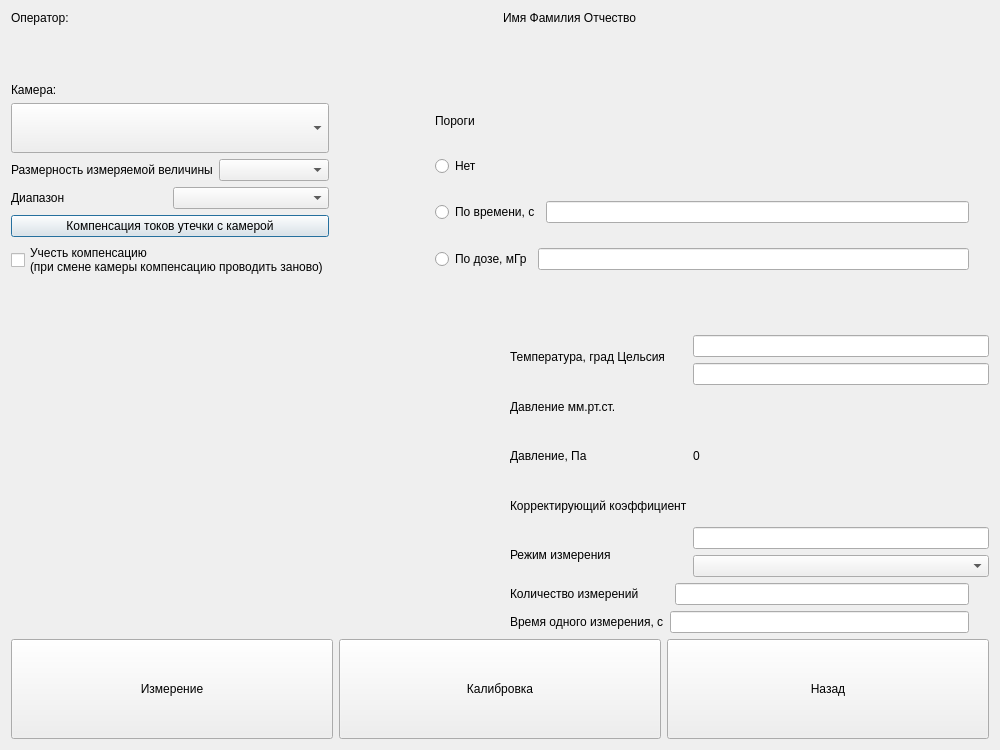
<?xml version="1.0" encoding="UTF-8"?>
<ui version="4.0">
 <class>Beta_measuring</class>
 <widget class="QDialog" name="Beta_measuring">
  <property name="geometry">
   <rect>
    <x>0</x>
    <y>0</y>
    <width>1000</width>
    <height>750</height>
   </rect>
  </property>
  <property name="sizePolicy">
   <sizepolicy hsizetype="Preferred" vsizetype="Maximum">
    <horstretch>0</horstretch>
    <verstretch>0</verstretch>
   </sizepolicy>
  </property>
  <property name="maximumSize">
   <size>
    <width>16777215</width>
    <height>800</height>
   </size>
  </property>
  <property name="windowTitle">
   <string>Dialog</string>
  </property>
  <layout class="QVBoxLayout" name="verticalLayout_9">
   <item>
    <layout class="QHBoxLayout" name="horizontalLayout_3">
     <item>
      <widget class="QLabel" name="label_8">
       <property name="text">
        <string>Оператор:</string>
       </property>
      </widget>
     </item>
     <item>
      <widget class="QLabel" name="label_9">
       <property name="text">
        <string>Имя Фамилия Отчество</string>
       </property>
      </widget>
     </item>
    </layout>
   </item>
   <item>
    <layout class="QHBoxLayout" name="horizontalLayout_14">
     <item>
      <layout class="QVBoxLayout" name="verticalLayout_6">
       <item>
        <spacer name="verticalSpacer_3">
         <property name="orientation">
          <enum>Qt::Vertical</enum>
         </property>
         <property name="sizeType">
          <enum>QSizePolicy::Expanding</enum>
         </property>
         <property name="sizeHint" stdset="0">
          <size>
           <width>20</width>
           <height>40</height>
          </size>
         </property>
        </spacer>
       </item>
       <item>
        <widget class="QLabel" name="label">
         <property name="text">
          <string>Камера:</string>
         </property>
        </widget>
       </item>
       <item>
        <widget class="QComboBox" name="comboBox">
         <property name="sizePolicy">
          <sizepolicy hsizetype="Minimum" vsizetype="Minimum">
           <horstretch>0</horstretch>
           <verstretch>0</verstretch>
          </sizepolicy>
         </property>
         <property name="minimumSize">
          <size>
           <width>200</width>
           <height>50</height>
          </size>
         </property>
        </widget>
       </item>
       <item>
        <layout class="QHBoxLayout" name="horizontalLayout_4">
         <item>
          <widget class="QLabel" name="label_10">
           <property name="text">
            <string>Размерность измеряемой величины</string>
           </property>
          </widget>
         </item>
         <item>
          <widget class="QComboBox" name="comboBox_3"/>
         </item>
        </layout>
       </item>
       <item>
        <layout class="QHBoxLayout" name="horizontalLayout_15">
         <item>
          <widget class="QLabel" name="label_14">
           <property name="text">
            <string>Диапазон</string>
           </property>
          </widget>
         </item>
         <item>
          <widget class="QComboBox" name="comboBox_4"/>
         </item>
        </layout>
       </item>
       <item>
        <widget class="QPushButton" name="pushButton_4">
         <property name="sizePolicy">
          <sizepolicy hsizetype="Minimum" vsizetype="Minimum">
           <horstretch>0</horstretch>
           <verstretch>0</verstretch>
          </sizepolicy>
         </property>
         <property name="text">
          <string>Компенсация токов утечки с камерой</string>
         </property>
        </widget>
       </item>
       <item>
        <widget class="QCheckBox" name="checkBox">
         <property name="text">
          <string>Учесть компенсацию 
(при смене камеры компенсацию проводить заново)</string>
         </property>
        </widget>
       </item>
       <item>
        <spacer name="verticalSpacer_4">
         <property name="orientation">
          <enum>Qt::Vertical</enum>
         </property>
         <property name="sizeHint" stdset="0">
          <size>
           <width>20</width>
           <height>40</height>
          </size>
         </property>
        </spacer>
       </item>
      </layout>
     </item>
     <item>
      <spacer name="horizontalSpacer_4">
       <property name="orientation">
        <enum>Qt::Horizontal</enum>
       </property>
       <property name="sizeType">
        <enum>QSizePolicy::Fixed</enum>
       </property>
       <property name="sizeHint" stdset="0">
        <size>
         <width>100</width>
         <height>20</height>
        </size>
       </property>
      </spacer>
     </item>
     <item>
      <layout class="QVBoxLayout" name="verticalLayout_2">
       <item>
        <layout class="QVBoxLayout" name="verticalLayout_3">
         <item>
          <spacer name="verticalSpacer_6">
           <property name="orientation">
            <enum>Qt::Vertical</enum>
           </property>
           <property name="sizeType">
            <enum>QSizePolicy::Fixed</enum>
           </property>
           <property name="sizeHint" stdset="0">
            <size>
             <width>20</width>
             <height>80</height>
            </size>
           </property>
          </spacer>
         </item>
         <item>
          <layout class="QHBoxLayout" name="horizontalLayout_5">
           <item>
            <widget class="QLabel" name="label_6">
             <property name="sizePolicy">
              <sizepolicy hsizetype="Preferred" vsizetype="Maximum">
               <horstretch>0</horstretch>
               <verstretch>0</verstretch>
              </sizepolicy>
             </property>
             <property name="text">
              <string>Пороги</string>
             </property>
            </widget>
           </item>
           <item>
            <spacer name="horizontalSpacer_3">
             <property name="orientation">
              <enum>Qt::Horizontal</enum>
             </property>
             <property name="sizeHint" stdset="0">
              <size>
               <width>40</width>
               <height>20</height>
              </size>
             </property>
            </spacer>
           </item>
          </layout>
         </item>
        </layout>
       </item>
       <item>
        <layout class="QHBoxLayout" name="horizontalLayout_9">
         <item>
          <layout class="QVBoxLayout" name="verticalLayout">
           <item>
            <widget class="QRadioButton" name="radioButton">
             <property name="text">
              <string>Нет</string>
             </property>
            </widget>
           </item>
           <item>
            <layout class="QHBoxLayout" name="horizontalLayout_7">
             <item>
              <widget class="QRadioButton" name="radioButton_2">
               <property name="text">
                <string>По времени, с</string>
               </property>
              </widget>
             </item>
             <item>
              <widget class="QLineEdit" name="lineEdit_4"/>
             </item>
            </layout>
           </item>
           <item>
            <layout class="QHBoxLayout" name="horizontalLayout">
             <item>
              <widget class="QRadioButton" name="radioButton_3">
               <property name="text">
                <string>По дозе, мГр</string>
               </property>
              </widget>
             </item>
             <item>
              <widget class="QLineEdit" name="lineEdit_5"/>
             </item>
            </layout>
           </item>
          </layout>
         </item>
         <item>
          <spacer name="verticalSpacer_5">
           <property name="orientation">
            <enum>Qt::Vertical</enum>
           </property>
           <property name="sizeHint" stdset="0">
            <size>
             <width>20</width>
             <height>40</height>
            </size>
           </property>
          </spacer>
         </item>
        </layout>
       </item>
       <item>
        <spacer name="verticalSpacer">
         <property name="orientation">
          <enum>Qt::Vertical</enum>
         </property>
         <property name="sizeType">
          <enum>QSizePolicy::Fixed</enum>
         </property>
         <property name="sizeHint" stdset="0">
          <size>
           <width>20</width>
           <height>40</height>
          </size>
         </property>
        </spacer>
       </item>
      </layout>
     </item>
    </layout>
   </item>
   <item>
    <layout class="QHBoxLayout" name="horizontalLayout_13">
     <item>
      <spacer name="verticalSpacer_7">
       <property name="orientation">
        <enum>Qt::Vertical</enum>
       </property>
       <property name="sizeHint" stdset="0">
        <size>
         <width>20</width>
         <height>40</height>
        </size>
       </property>
      </spacer>
     </item>
     <item>
      <spacer name="horizontalSpacer">
       <property name="orientation">
        <enum>Qt::Horizontal</enum>
       </property>
       <property name="sizeHint" stdset="0">
        <size>
         <width>40</width>
         <height>20</height>
        </size>
       </property>
      </spacer>
     </item>
     <item>
      <layout class="QVBoxLayout" name="verticalLayout_8">
       <item>
        <layout class="QHBoxLayout" name="horizontalLayout_10">
         <item>
          <layout class="QHBoxLayout" name="horizontalLayout_2">
           <item>
            <layout class="QVBoxLayout" name="verticalLayout_4">
             <item>
              <widget class="QLabel" name="label_2">
               <property name="text">
                <string>Температура, град Цельсия</string>
               </property>
              </widget>
             </item>
             <item>
              <widget class="QLabel" name="label_3">
               <property name="text">
                <string>Давление мм.рт.ст.</string>
               </property>
              </widget>
             </item>
             <item>
              <widget class="QLabel" name="label_12">
               <property name="text">
                <string>Давление, Па</string>
               </property>
              </widget>
             </item>
             <item>
              <widget class="QLabel" name="label_4">
               <property name="text">
                <string>Корректирующий коэффициент</string>
               </property>
              </widget>
             </item>
             <item>
              <widget class="QLabel" name="label_5">
               <property name="text">
                <string>Режим измерения</string>
               </property>
              </widget>
             </item>
            </layout>
           </item>
           <item>
            <layout class="QVBoxLayout" name="verticalLayout_5">
             <item>
              <widget class="QLineEdit" name="lineEdit"/>
             </item>
             <item>
              <widget class="QLineEdit" name="lineEdit_2"/>
             </item>
             <item>
              <widget class="QLabel" name="label_13">
               <property name="text">
                <string>0</string>
               </property>
              </widget>
             </item>
             <item>
              <widget class="QLineEdit" name="lineEdit_3"/>
             </item>
             <item>
              <widget class="QComboBox" name="comboBox_2"/>
             </item>
            </layout>
           </item>
          </layout>
         </item>
        </layout>
       </item>
       <item>
        <layout class="QHBoxLayout" name="horizontalLayout_12">
         <item>
          <layout class="QVBoxLayout" name="verticalLayout_7">
           <item>
            <layout class="QHBoxLayout" name="horizontalLayout_8">
             <item>
              <widget class="QLabel" name="label_7">
               <property name="text">
                <string>Количество измерений         </string>
               </property>
              </widget>
             </item>
             <item>
              <widget class="QLineEdit" name="lineEdit_6"/>
             </item>
            </layout>
           </item>
           <item>
            <layout class="QHBoxLayout" name="horizontalLayout_11">
             <item>
              <widget class="QLabel" name="label_11">
               <property name="text">
                <string>Время одного измерения, с</string>
               </property>
              </widget>
             </item>
             <item>
              <widget class="QLineEdit" name="lineEdit_7"/>
             </item>
            </layout>
           </item>
          </layout>
         </item>
         <item>
          <spacer name="verticalSpacer_2">
           <property name="orientation">
            <enum>Qt::Vertical</enum>
           </property>
           <property name="sizeType">
            <enum>QSizePolicy::Minimum</enum>
           </property>
           <property name="sizeHint" stdset="0">
            <size>
             <width>20</width>
             <height>50</height>
            </size>
           </property>
          </spacer>
         </item>
        </layout>
       </item>
      </layout>
     </item>
    </layout>
   </item>
   <item>
    <layout class="QHBoxLayout" name="horizontalLayout_6">
     <item>
      <widget class="QPushButton" name="pushButton_2">
       <property name="sizePolicy">
        <sizepolicy hsizetype="Minimum" vsizetype="Maximum">
         <horstretch>0</horstretch>
         <verstretch>0</verstretch>
        </sizepolicy>
       </property>
       <property name="minimumSize">
        <size>
         <width>50</width>
         <height>100</height>
        </size>
       </property>
       <property name="maximumSize">
        <size>
         <width>16777215</width>
         <height>100</height>
        </size>
       </property>
       <property name="text">
        <string>Измерение</string>
       </property>
      </widget>
     </item>
     <item>
      <widget class="QPushButton" name="pushButton_3">
       <property name="sizePolicy">
        <sizepolicy hsizetype="Minimum" vsizetype="Maximum">
         <horstretch>0</horstretch>
         <verstretch>0</verstretch>
        </sizepolicy>
       </property>
       <property name="minimumSize">
        <size>
         <width>50</width>
         <height>100</height>
        </size>
       </property>
       <property name="maximumSize">
        <size>
         <width>16777215</width>
         <height>100</height>
        </size>
       </property>
       <property name="text">
        <string>Калибровка</string>
       </property>
      </widget>
     </item>
     <item>
      <widget class="QPushButton" name="pushButton">
       <property name="sizePolicy">
        <sizepolicy hsizetype="Minimum" vsizetype="Maximum">
         <horstretch>0</horstretch>
         <verstretch>0</verstretch>
        </sizepolicy>
       </property>
       <property name="minimumSize">
        <size>
         <width>50</width>
         <height>100</height>
        </size>
       </property>
       <property name="maximumSize">
        <size>
         <width>16777215</width>
         <height>100</height>
        </size>
       </property>
       <property name="text">
        <string>Назад</string>
       </property>
      </widget>
     </item>
    </layout>
   </item>
  </layout>
 </widget>
 <resources/>
 <connections/>
</ui>
